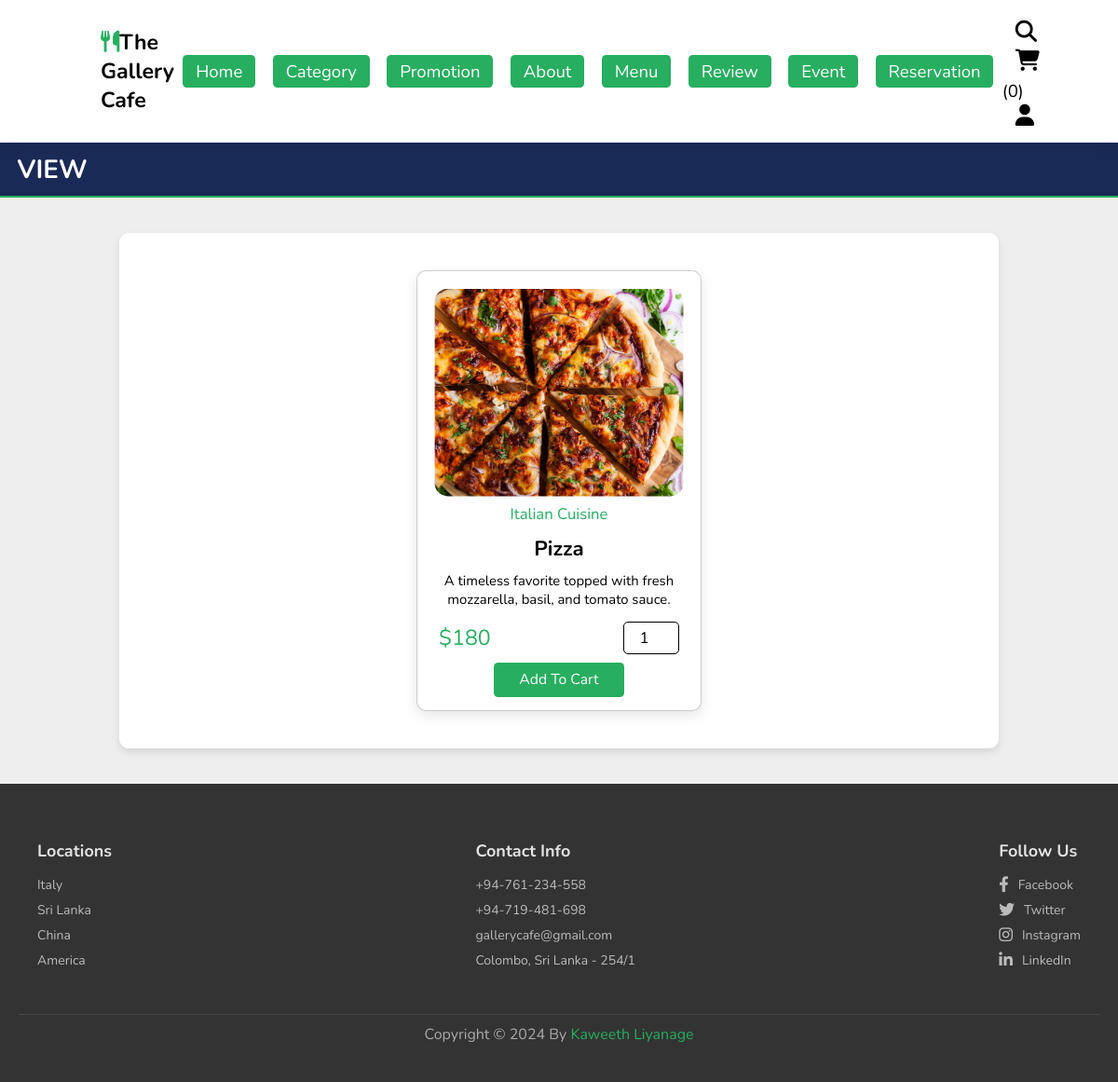
The page /quick_view.php?pid=44 on the database its author committed.
### tables this page shows
CREATE TABLE `products` (
  `id` int(100) NOT NULL,
  `name` varchar(100) NOT NULL,
  `category` varchar(100) NOT NULL,
  `price` int(10) NOT NULL,
  `description` varchar(100) NOT NULL,
  `image` varchar(100) NOT NULL
);

### quick_view.php (the view, shortened to what this page needs)
<!DOCTYPE html>
<html lang="en">
<head>
   <link rel="stylesheet" href="https://cdnjs.cloudflare.com/ajax/libs/font-awesome/6.1.1/css/all.min.css">
   <link rel="stylesheet" href="css/style.css">
</head>
<body>
<?php include 'components/user_header.php'; ?>
<div class="head">
   <h3>View</h3>
</div>
<section class="quick-view" id="quick-view">
<div class="box-container">
   <?php
      $pid = $_GET['pid'];
      $select_products = $conn->prepare("SELECT * FROM `products` WHERE id = ?");
      $select_products->execute([$pid]);
      if($select_products->rowCount() > 0){
         while($fetch_products = $select_products->fetch(PDO::FETCH_ASSOC)){
   ?>
   <form action="" method="post" class="box">
      <img src="uploaded_img/<?= $fetch_products['image']; ?>" alt="">
      <a href="category.php?category=<?= $fetch_products['category']; ?>" class="cat"><?= $fetch_products['category']; ?></a>
      <div class="name"><b><?= $fetch_products['name']; ?></b></div>
      <div class="description"><?= $fetch_products['description']; ?></div>
      <div class="flex">
         <div class="price"><span>$</span><?= $fetch_products['price']; ?></div>
         <input type="number" name="qty" class="qty" min="1" max="99" value="1" maxlength="2">
      </div>
      <button type="submit" name="add_to_cart" class="cart-btn">add to cart</button>
   </form>
   <?php
         }
      }else{
         echo '<p class="empty">no products added yet!</p>';
      }
   ?>
</div>
</section>
<?php include 'components/footer.php'; ?>
</body>
</html>

### css/style.css (style rules this page uses)
:root { --green:#27ae60; --black:#000000; --red:#ca261b; --light-color:#777; --white:#ffffff; --blue:#192a56; --box-shadow:0 .5rem 1.5rem rgba(0,0,0,.1); --border:.2rem solid var(--black); }
* { font-family: 'Nunito', sans-serif; margin:0; padding:0; box-sizing: border-box; text-decoration: none; outline: none; border:none; transition: all .2s linear; }
html { font-size: 62.5%; overflow-x: hidden; scroll-padding-top: 5.5rem; scroll-behavior: smooth; }
section { padding:2rem 9%; }
.head { display: flex; align-items: center; justify-content: space-between; background-color: var(--blue); padding: 1rem 2rem; border-bottom: 2px solid var(--green); }
.head h3 { font-size: 3rem; color: var(--white); text-transform: uppercase; margin: 0; }
.quick-view { background: #eee; }
.quick-view .box-container { display: grid; gap:1.5rem; justify-content: center; align-items: flex-start; grid-template-columns: repeat(auto-fit, 33rem); padding: 40px 20px; background: #fff; box-shadow: 0 4px 8px rgba(0, 0, 0, 0.1); border-radius: 10px; margin: 20px; text-align: center; }
.quick-view form { border:.1rem solid rgba(0,0,0,.2); box-shadow: var(--box-shadow); padding:1.5rem; border-radius: 10px; overflow: hidden; transition: all 0.3s ease; position: relative; background: var(--white); }
.quick-view form img { height: 25rem; padding:.5rem; overflow: hidden; position: relative; width: 100%; border-radius: 2rem; object-fit: cover; }
.quick-view form .cat { font-size: 1.8rem; color:var(--green); }
.quick-view form .name { font-size: 2.4rem; color:var(--black); margin: 1rem 0; }
.quick-view form .description { font-size: 1.6rem; color:var(--black); margin: 1rem 0; }
.quick-view form .flex { display: flex; align-items: center; gap:1rem; margin-top: 1.5rem; }
.quick-view form .flex .price { margin-right: auto; font-size: 2.5rem; color:var(--green); margin-left: 1rem; }
.quick-view form .flex .price span { color:var(--green); font-size: 2.5rem; }
.quick-view form .flex .qty { font-size: 1.8rem; color:var(--black); width: 60px; padding: 5px; border: 1px solid var(--black); border-radius: 5px; text-align: center; margin-right: 1rem; }
.quick-view form .cart-btn { display: inline-block; font-size: 1.7rem; color:#fff; background: var(--green); border-radius: .5rem; cursor: pointer; padding:.8rem 3rem; text-transform: capitalize; margin-top: 1rem; }
@media (max-width: 1366px) { html { font-size: 58%; } }

### rows shown on the page
products: image (picture), category "Italian Cuisine", name "Pizza", description "A timeless favorite topped with fresh mozzarella, basil, and tomato sauce.", price "180"

### other values the page prints
$total_cart_items "0"
